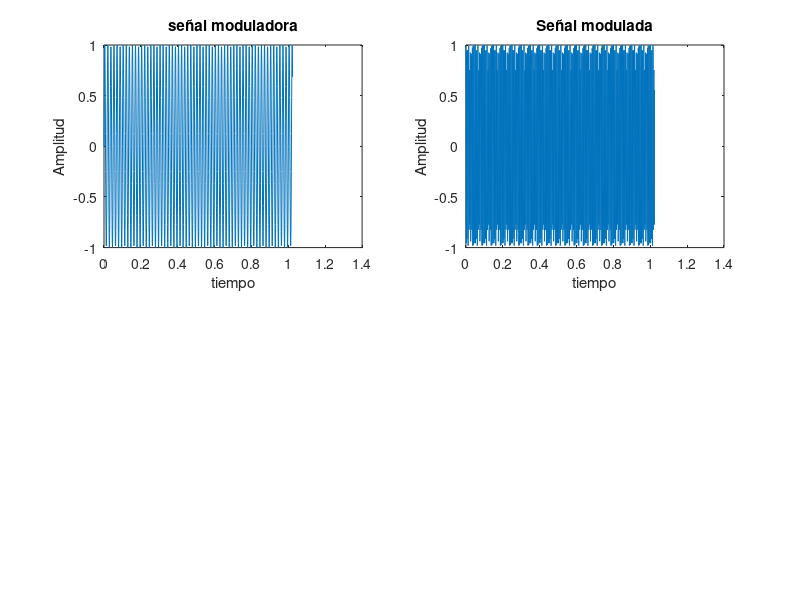

The MATLAB source for this figure: (Note: this script raises an error after producing the figure.)
clear, clc, close all
N=1024;         %Total de muestras
Fs=1000;        %Frecuencia de muestreo [Hz]      
Ts=1/Fs;        %Periodo de muestreo [s]
t=(0:N-1).*Ts;  %Vector de muestras 

figure(1)
%% Señal moduladora
Fmod=60;       
Amod=1;        
s_mod=Amod*sin(2*pi*Fmod.*t);
subplot(2,2,1)
plot(t,s_mod); title('señal moduladora');
xlabel('tiempo'); ylabel('Amplitud');

%% Modulación FM
Fc=200;     %Frecuencia portadora
Fdev=50;    %Desviación de la frecuencia de la señal modulada
s_mod_1=fmmod(s_mod,Fc,Fs,50);
subplot(2,2,2)
plot(t,s_mod_1); title('Señal modulada');
xlabel('tiempo'); ylabel('Amplitud');

%% Espectro de frecuencias
[fx, s_f]=Fourier(s_mod_1,Fs);
subplot(2,2,3)
plot(fx,s_f); grid on; title('Espectro de frecuencias');
xlabel('Frecuencia [Hz]'); ylabel('Amplitud');

%% Demodulación
sdemod=fmdemod(s_mod_1,Fc,Fs,50);
subplot(2,2,4)
plot(t,sdemod); title('Señal demodulada')
